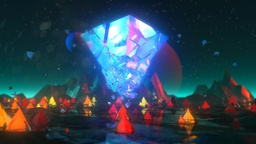
#> input picture crystalized.jpg, 256 x 144 px, shrunk from 1920 x 1080 before the run
$ python outline.py
#> lines starting #> are read from the running program, lines starting #| are printed output that depends on the picture
"""
Generates an image that is the outline of an input image
"""
import math
from pathlib import Path
import time

from PIL import Image

IMAGE_IN = Path("crystalized.jpg")

WHITE = (255, 255, 255)
BLACK = (0, 0, 0)

def pixelLumin(pixel):
    """
    Figures out the luminance of the pixel
    """
    (red, green, blue) = [i / 255 for i in pixel]
    return 0.2126 * red + 0.7152 * green + 0.0722 * blue

def main():
    # Keep track of a start time
    startTime = time.time_ns()
    def currentTime():
        """
        Returns the current time as a string
        """
        diff = time.time_ns() - startTime
        seconds = diff // 1_000_000_000

        # Subtract off any seconds so that they aren't used for everything else
        diff -= seconds * 1_000_000_000
        millis = diff // 1_000_000

        diff -= millis * 1_000_000
        micros = diff // 1_000

        diff -= micros * 1_000
        return f"{seconds}s {millis}ms {micros}μs {diff}ns"

    baseImage = Image.open(IMAGE_IN)
#> baseImage is the input picture: PIL image 256x144 RGB; mean R, G, B 47.9, 68.3, 82.7
    newImage = Image.new(baseImage.mode, baseImage.size, WHITE)
#> newImage: PIL image 256x144 RGB; every value is 255
    print(f"Loaded image ({baseImage.width}x{baseImage.height}): {currentTime()}")
#| Loaded image (256x144): 0s 12ms 426μs 337ns

    # Pre-compute the luminance for every pixel so that we won't be doing duplicate work
    # It goes WxH, so it's in vertical rows
    luminMap = [
        [
            pixelLumin(baseImage.getpixel((x, y))) for y in range(baseImage.height)
        ] for x in range(baseImage.width)
    ]
#> luminMap = 256 items
    print(f"Done with the luminance map: {currentTime()}")

    def drawOutline(x, y, compIndices):
        """
        Draws the outline into the new image
        This only places a new pixel at x and y in the new image
        Uses the luminance difference to the other pixels at compIndices

        compIndices is a list of tuples.
        Ex. [(0, 1), (-1, 0)] says to compare 2 pixels. The first one is at (x, y + 1) and the
        second one is at (x - 1, y)
        """
        lumin = luminMap[x][y]
        lumin_sum = 0
        for (dX, dY) in compIndices:
            lumin_sum += abs(lumin - luminMap[x + dX][y + dY])

        averageLumin = lumin_sum / len(compIndices)
        # The sqrt function will make the larger differences more prominent
        grayValue = int((1 - math.sqrt(averageLumin)) * 255)

        newImage.putpixel((x, y), (grayValue, grayValue, grayValue))

    # Split up the processing into quarters so that we can start from each corner
    xBounds = [baseImage.width // 2, baseImage.width - 1]
#> xBounds = [128, 255]
    yBounds = [baseImage.height // 2, baseImage.height - 1]
#> yBounds = [72, 143]

    # Top left starts at 0, 0 travels +1, +1
    for x in range(xBounds[0]):
        for y in range(yBounds[0]):
            drawOutline(x, y, [(0, 1), (1, 0), (1, 1)])
#> this loop made 128 passes
    print(f"25% Done: {currentTime()}")

    # Bottom left starts at 0, height travels +1, -1
    for x in range(xBounds[0]):
        for y in range(yBounds[1], yBounds[0] - 1, -1):
            drawOutline(x, y, [(0, -1), (1, 0), (1, -1)])
    print(f"50% Done: {currentTime()}")

    # Top right starts at width, 0 travels -1, 1
    for x in range(xBounds[1], xBounds[0] - 1, -1):
        for y in range(yBounds[0]):
            drawOutline(x, y, [(0, 1), (-1, 0), (-1, 1)])
    print(f"75% Done: {currentTime()}")

    # Bottom right starts at width, height travels -1, -1
    for x in range(xBounds[1], xBounds[0] - 1, -1):
        for y in range(yBounds[1], yBounds[0] - 1, -1):
            drawOutline(x, y, [(0, -1), (-1, 0), (-1, -1)])
    print(f"Done: {currentTime()}")

    newImage.save(IMAGE_IN.with_name(f"pyOutline-{IMAGE_IN.stem}{int(time.time())}.png"))
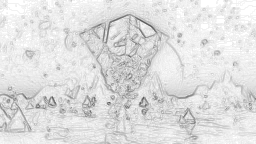
#> saved as pyOutline-crystalized1795175856.png: PIL image 256x144 RGB; min 86, max 255, mean 223.3
    print(f"Done saving: {currentTime()}")

if __name__ == "__main__":
    main()
